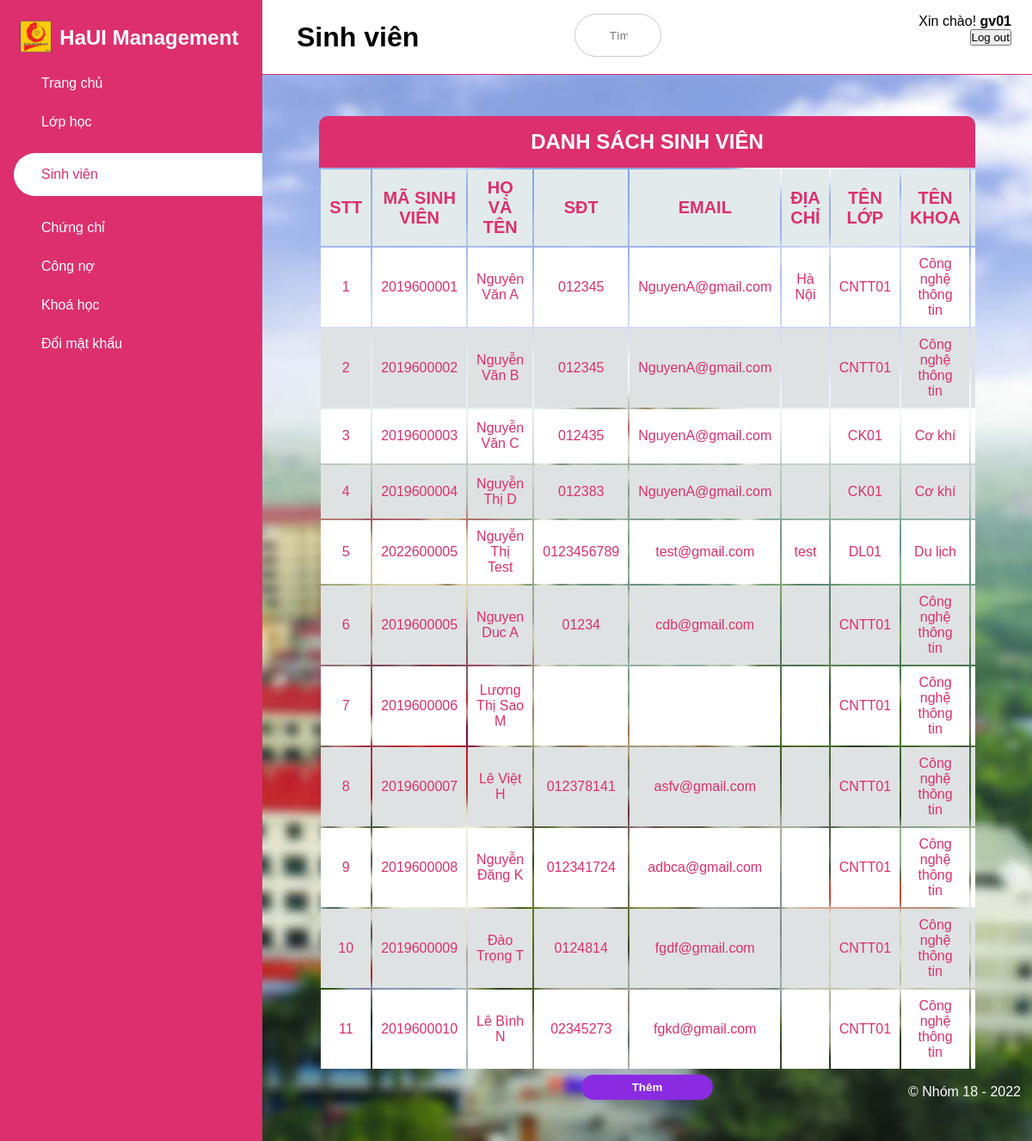
Screenshot of /admin/student.php (signed in) with the database file from the repository.
### tables this page shows
CREATE TABLE `sinhvien` (
  `id` int(11) NOT NULL,
  `ma_sv` varchar(11) NOT NULL,
  `ten_sv` varchar(255) NOT NULL,
  `ngay_sinh` date NOT NULL,
  `dia_chi` varchar(255) DEFAULT NULL,
  `quoc_tich` varchar(255) DEFAULT NULL,
  `dan_toc` varchar(255) DEFAULT NULL,
  `ton_giao` varchar(255) DEFAULT NULL,
  `cccd` varchar(255) DEFAULT NULL,
  `ngay_cap` date DEFAULT NULL,
  `noi_cap` varchar(255) DEFAULT NULL,
  `anh_mat_truoc` text DEFAULT NULL,
  `anh_mat_sau` text DEFAULT NULL,
  `anh_chan_dung` text DEFAULT NULL,
  `sdt` text NOT NULL,
  `email` text NOT NULL,
  `create_at` timestamp NOT NULL DEFAULT current_timestamp() ON UPDATE current_timestamp(),
  `tk_id` int(11) NOT NULL,
  `lop_id` int(11) NOT NULL,
  `cong_no` double DEFAULT NULL
);

CREATE TABLE `lop` (
  `id` int(11) NOT NULL,
  `ten_lop` varchar(255) NOT NULL,
  `si_so` int(11) NOT NULL,
  `khoa_id` int(11) NOT NULL
);

CREATE TABLE `khoa` (
  `id` int(11) NOT NULL,
  `ten_khoa` varchar(255) NOT NULL
);

### admin/student.php (the view, shortened to what this page needs)
<!DOCTYPE html>
<html lang="en">
<?php include('common/head.php'); ?>
<body>
    <?php $page = "student";
    include('common/menu.php'); ?>
    <div class="main-content">
        <header>
            <div class="name-content" style="line-height: 55px; width: 30%;">
                <h1>
                    <label for="nav-toggle">
                        <span class="las la-bars">
                        </span>
                    </label>
                    Sinh viên
                </h1>
            </div>
            <?php include('common/search.php'); ?>
            <?php include('common/logout.php'); ?>
        </header>
        <main>
            <div class="main-table">
                <h2>DANH SÁCH SINH VIÊN</h2>
                <div class="list-student">
                    <table class="module-table">
                        <tr>
                            <th>STT</th>
                            <th>Mã sinh viên</th>
                            <th>Họ và tên</th>
                            <th>SĐT</th>
                            <th>Email</th>
                            <th>Địa chỉ</th>
                            <th>Tên lớp</th>
                            <th>Tên khoa</th>
                            <th>Chức năng</th>
                        </tr>
                        <?php
                        include('../connection.php');
                        $sql = "SELECT * FROM sinhvien INNER JOIN lop ON  sinhvien.lop_id = lop.id INNER JOIN khoa ON lop.khoa_id = khoa.id";
                        $query = mysqli_query($conn, $sql);
                        $i = 0;
                        if ($query) {
                            foreach ($query as $item) {
                                $i++;
                                echo "<tr>";
                                echo "<td>$i</td>";
                                echo "<td>" . $item['ma_sv'] . "</td>";
                                echo "<td>" . $item['ten_sv'] . "</td>";
                                echo "<td>" . $item['sdt'] . "</td>";
                                echo "<td>" . $item['email'] . "</td>";
                                echo "<td>" . $item['dia_chi'] . "</td>";
                                echo "<td>" . $item['ten_lop'] . "</td>";
                                echo "<td>" . $item['ten_khoa'] . "</td>";
                                echo "<td style='text-align: center;'> <a href='function/student/editStudent.php?id=" . $item['id'] . "'><input class='btnSua' type='button' value='Sửa' '></a>   <a href='function/student/deleteStudent.php?id=" . $item['id'] . "'><input class='btnXoa' type='button' value='Xoá'></a></td>";
                            }
                        } else {
                            echo "<p>Query errors!</p>";
                        }
                        ?>
                    </table>
                    <div class="btn-them">
                        <a href='function/student/addStudent.php'><input type='button' value='Thêm' class="btnThem"></a>
                    </div>
                </div>
            </div>
        </main>
    </div>
</body>
</html>

### admin/assets/frontend/css/style.css (style rules this page uses)
:root { --main-coler: #dd2f6e; --color-dark: #1d2231; --text-grey: #8390a2; --baseColor: #dd2f6e; --borderRadius: 10px; --imageBig: 100px; --imageSmall: 60px; --padding: 10px; }
* { padding: 0; margin: 0; box-sizing: border-box; list-style-type: none; text-decoration: none; font-family: "Poppins", sans-serif; }
.main-content { transition: margin-left 300ms; margin-left: 305px; }
header { height: 87px; display: flex; justify-content: space-between; padding: 1rem 1.5rem; position: fixed; align-content: center; left: 305px; width: calc(100% - 305px); top: 0; z-index: 100; transition: left 300ms; background: white; border-bottom: 1px solid var(--main-coler); }
header label span { font-size: 1.7rem; padding-right: 1rem; }
main { margin-top: 87px; padding: 2rem 1.5rem; min-height: 100vh; background-image: url("../images/cover.jpg"); background-position: center; background-repeat: no-repeat; background-size: cover; }
.main-table h2 { background-color: var(--baseColor); color: white; font-size: 1.5em; padding: 1rem; text-align: center; text-transform: uppercase; }
.main-table { border: 1px solid darken(--baseColor, 5%); border-radius: var(--borderRadius); max-width: calc(100% - 2em); margin: 1em auto; overflow: hidden; width: 90%; }
.module-table { width: 100%; table-layout: auto; }
table td, th { color: var(--baseColor, 10%); padding: var(--padding); }
table td { text-align: center; vertical-align: middle; }
table td:last-child { font-size: 0.95em; line-height: 1.4; text-align: left; }
table th { background-color: #e2eaeb; font-weight: bold; font-size: 20px; text-transform: uppercase; }
table tr:nth-child(2n) { background-color: white; }
table tr:nth-child(2n + 1) { background-color: #dfe2e2; }
.btnThem { padding: 5px; width: 20%; border-radius: 15px; border-color: transparent; background-color: #8a2be2; color: white; font-weight: bold; margin: 0 40%; margin-top: 5px; }

### rows the page displays
sinhvien: ma_sv "2019600001", ten_sv "Nguyên Văn A", sdt "012345", email "NguyenA@gmail.com", dia_chi "Hà Nội", lop.ten_lop "CNTT01", khoa.ten_khoa "Công nghệ thông tin"
sinhvien: ma_sv "2019600002", ten_sv "Nguyễn Văn B", sdt "012345", email "NguyenA@gmail.com", lop.ten_lop "CNTT01", khoa.ten_khoa "Công nghệ thông tin"
sinhvien: ma_sv "2019600003", ten_sv "Nguyễn Văn C", sdt "012435", email "NguyenA@gmail.com", lop.ten_lop "CK01", khoa.ten_khoa "Cơ khí"
sinhvien: ma_sv "2019600004", ten_sv "Nguyễn Thị D", sdt "012383", email "NguyenA@gmail.com", lop.ten_lop "CK01", khoa.ten_khoa "Cơ khí"
sinhvien: ma_sv "2022600005", ten_sv "Nguyễn Thị Test", sdt "0123456789", email "test@gmail.com", dia_chi "test", lop.ten_lop "DL01", khoa.ten_khoa "Du lịch"
sinhvien: ma_sv "2019600005", ten_sv "Nguyen Duc A", sdt "01234", email "cdb@gmail.com", lop.ten_lop "CNTT01", khoa.ten_khoa "Công nghệ thông tin"
sinhvien: ma_sv "2019600006", ten_sv "Lương Thị Sao M", lop.ten_lop "CNTT01", khoa.ten_khoa "Công nghệ thông tin"
sinhvien: ma_sv "2019600007", ten_sv "Lê Việt H", sdt "012378141", email "asfv@gmail.com", lop.ten_lop "CNTT01", khoa.ten_khoa "Công nghệ thông tin"
sinhvien: ma_sv "2019600008", ten_sv "Nguyễn Đăng K", sdt "012341724", email "adbca@gmail.com", lop.ten_lop "CNTT01", khoa.ten_khoa "Công nghệ thông tin"
sinhvien: ma_sv "2019600009", ten_sv "Đào Trọng T", sdt "0124814", email "fgdf@gmail.com", lop.ten_lop "CNTT01", khoa.ten_khoa "Công nghệ thông tin"
sinhvien: ma_sv "2019600010", ten_sv "Lê Bình N", sdt "02345273", email "fgkd@gmail.com", lop.ten_lop "CNTT01", khoa.ten_khoa "Công nghệ thông tin"

### other values shown
$username "gv01"
